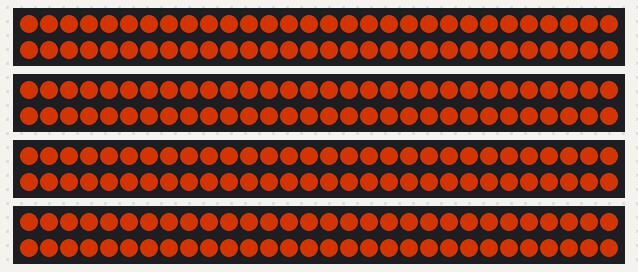
A sketch run on a simulated Arduino Uno, built with avr-gcc and run on an emulated ATmega328P. Parts: 4 × 60 RGB LEDs in strip order, left to right, continuing on the next row. Dim RGB values are drawn brighter than linear.

Above: at 2.08 s.
At 2.43 s:
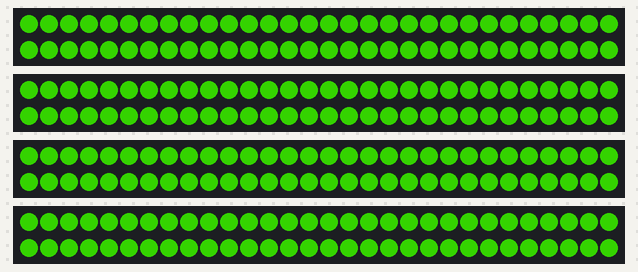
At 2.9 s:
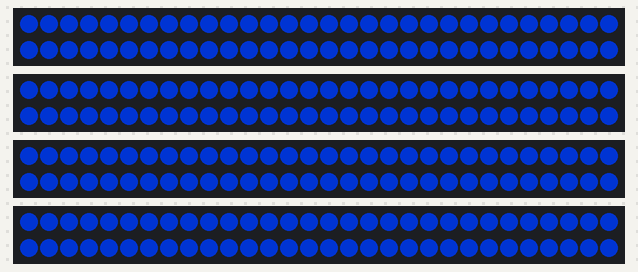
At 3.25 s:
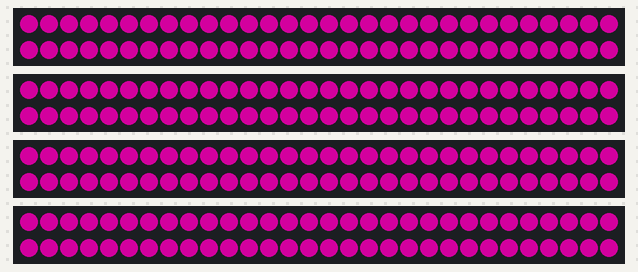
At 3.72 s:
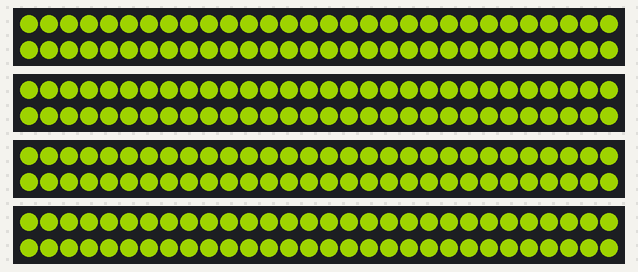

Measured:
- by itself, everything shown: repeats every 1.4 s, in 24 steps

The sketch:

HueChange_4.ino
```cpp
#define USE_HSV
#include <LEDColors.h>

#define outputPin 9    // Digital output pin (default: 9)
#define LEDCount 60    // Number of LEDs to drive (default: 9)
#define ballSize 5     // LED cluster size
#define delayValue 50  // Delay value in milliseconds
#define LEDStripCount 4 //LED Strip Count

WS2812 LED[LEDStripCount] = { WS2812(LEDCount), WS2812(LEDCount), WS2812(LEDCount), WS2812(LEDCount) };

int h = 0;   //stores 0 to 614
byte steps = 15; //number of hues we skip in a 360 range per update
byte sat = 255;
byte val = 127;
cRGB value;

void setup()
{
  delay(2000);
  for(int i=0;i<LEDStripCount;i++)
  {
    LED[i].setOutput(outputPin);
  }
  Clear();
}

void loop()
{
  HueChange();
}

void HueChange()
{
  Cycle();
  for(int i = 0; i < LEDCount; i++)
  {
    SetColorAtIndex(i,value);
  }
  Sync();
  delay(delayValue);
}

void Clear()
{
  cRGB value = Blank();
  for(int i = 0; i < LEDCount; i++)
  {
    SetColorAtIndex(i,value);
  }
  Sync();
}

void Cycle()
{
  value.SetHSV(h, sat, val);

  h += steps;
  if(h > 360)
  {
      h %= 360;
  }
}

void SetColorAtIndex(int index, cRGB value)
{
  for(int i=0;i<LEDStripCount;i++)
  {
    LED[i].set_crgb_at(index,value);
  }
}

void Sync()
{
  for(int i=0;i<LEDStripCount;i++)
  {
    LED[i].sync();
  }
}
```
